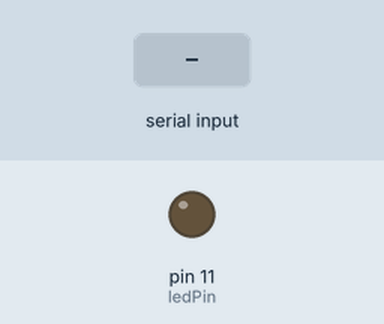
Recording of a sketch running on a simulated Arduino Uno, built with avr-gcc and run on an emulated ATmega328P. Parts: output pins drawn as LEDs (lit = HIGH). The test bench sets the inputs (shaded band).

Above: at 1.2 s.
1.3 s: "90,45\n" received over Serial
At 1.9 s:
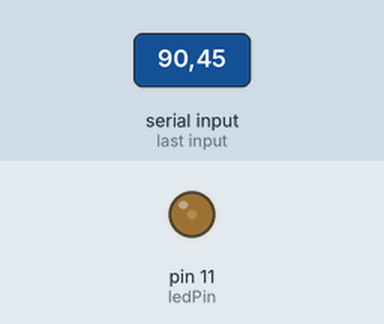
3.8 s: "30,150\n" received over Serial
At 4.6 s:
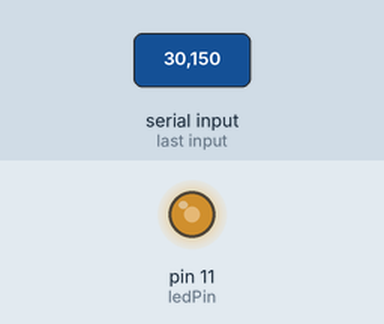
6.3 s: "200\n" received over Serial
At 6.8 s:
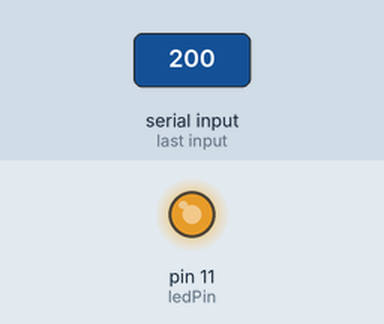
Timing chart, 0 to 9.3 s (numbered marks = the images above; inputs shaded):
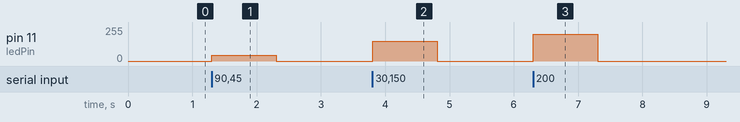

Measured:
- after the input at 1.3 s, pin 11 (ledPin): 0/255 → 45/255 at once, → 0/255 1.0 s later
- after the input at 3.8 s, pin 11 (ledPin): 0/255 → 150/255 at once, → 0/255 1.0 s later
- after the input at 6.3 s, pin 11 (ledPin): 0/255 → 200/255 at once, → 0/255 1.0 s later

The sketch:

Dim_led.ino
```cpp
const int ledPin = 11;
byte brightness = 10;
void setup() {
  Serial.begin(9600);
  pinMode(ledPin, OUTPUT);
}
void loop() {
  if(Serial.available()) {
  brightness = Serial.parseInt();
  analogWrite(ledPin, brightness);
  }
}
```
